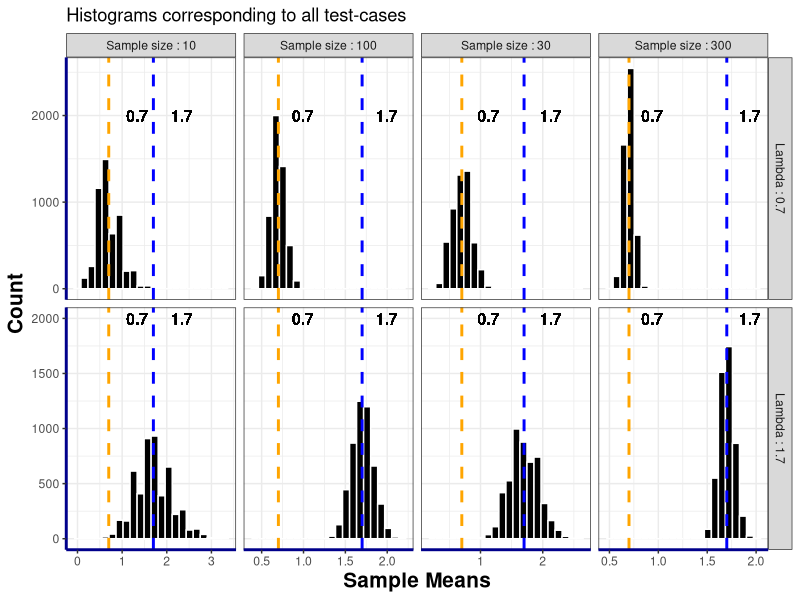
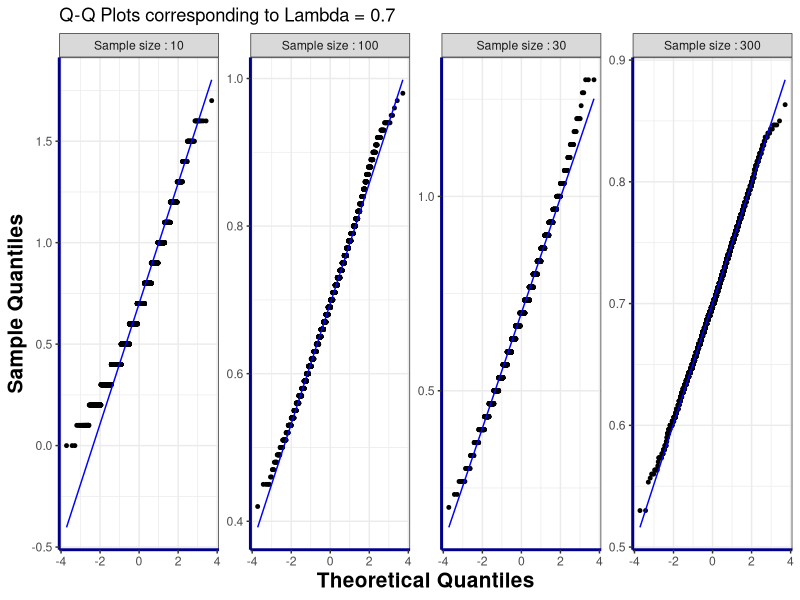
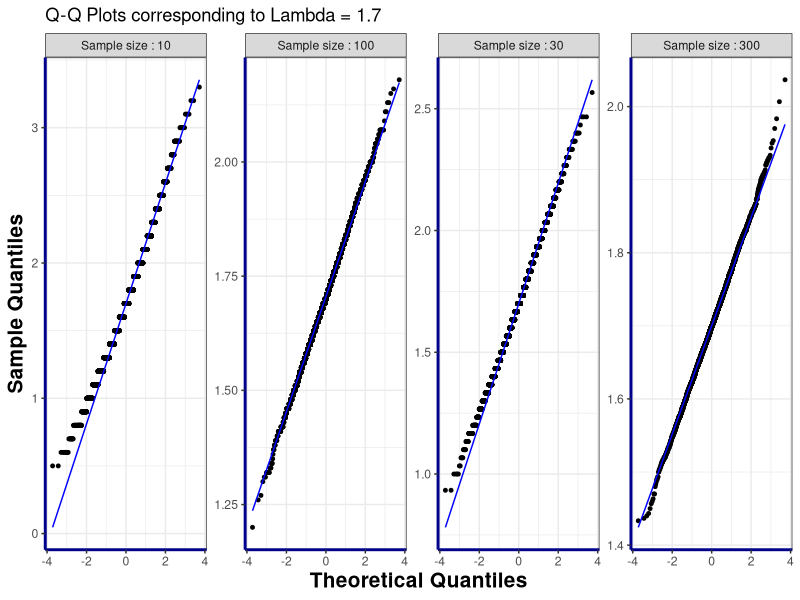
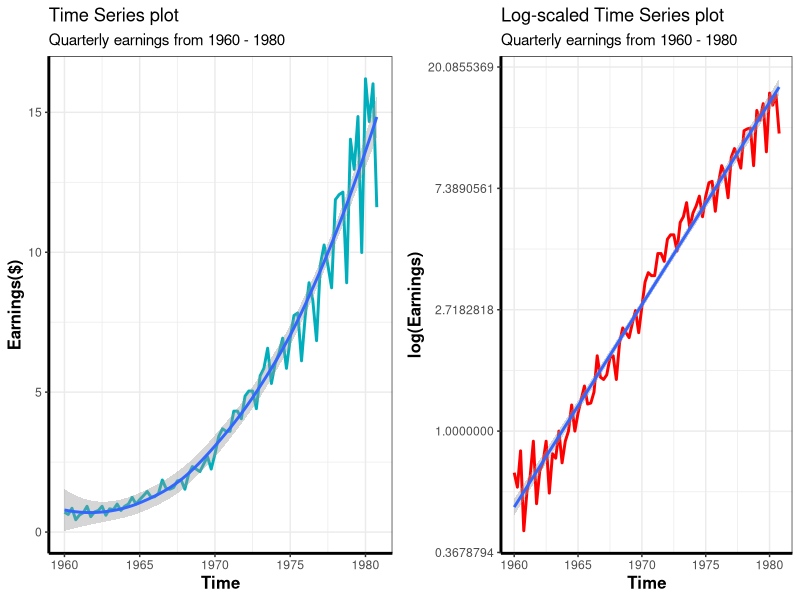
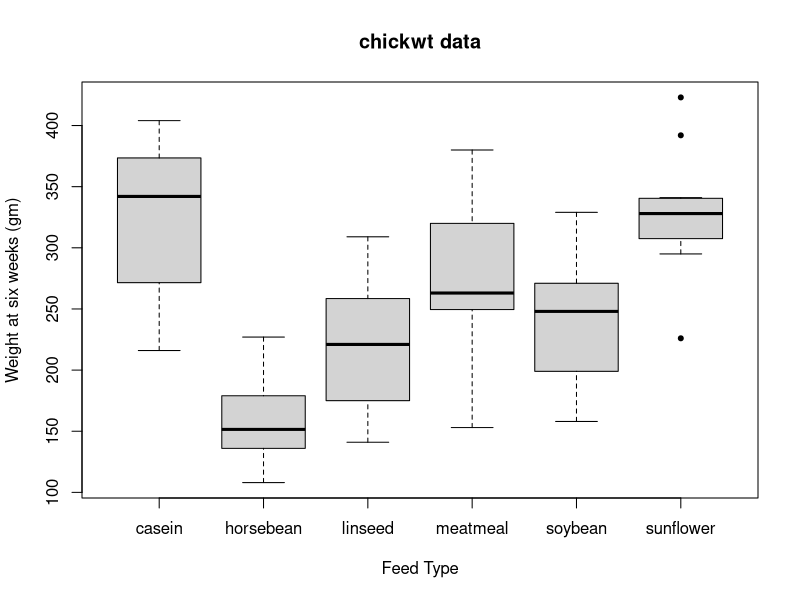
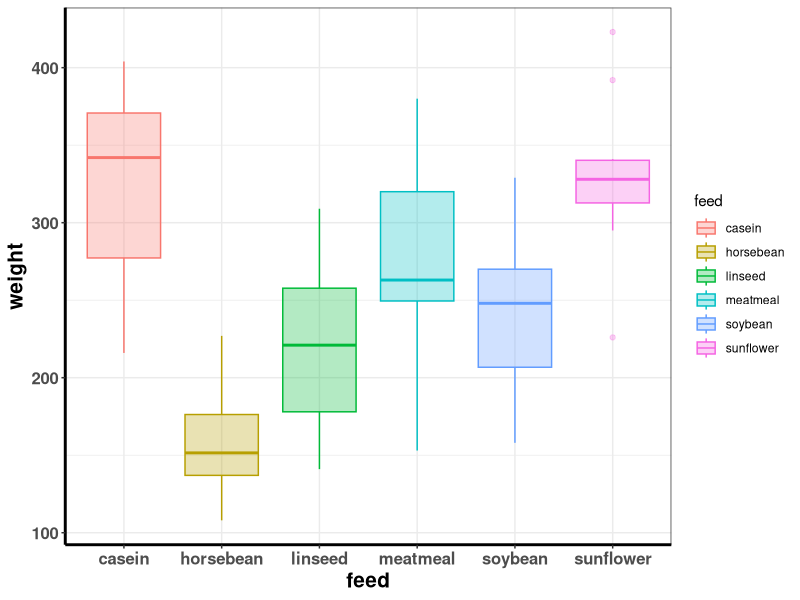
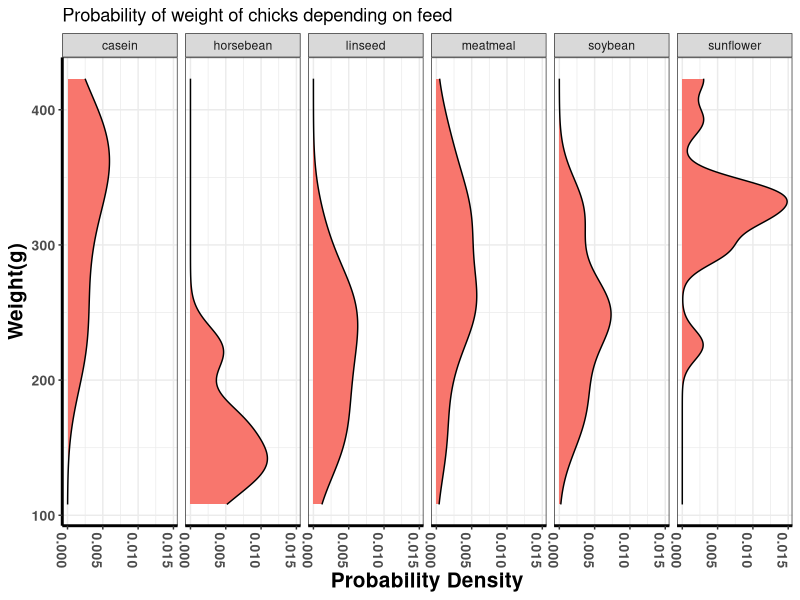
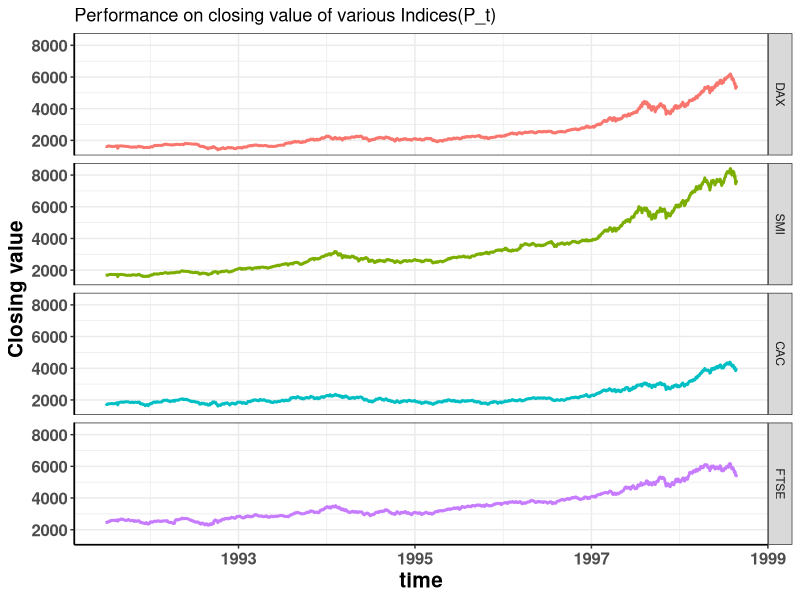

Write R code to recreate these figures, in order.
## ---- chunk 1
knitr::opts_chunk$set(echo = TRUE)
library(ggplot2)
library(gridExtra)
library(reshape2)
library(ggpubr)
library(formatR)
theme_set(theme_bw())
## ---- chunk 2
cumulative_df = data.frame(means = numeric(0), 
                samp_size = character(0), lambda = character(0))

problem_1 = function(lambda, sample_size, sim_size){
  samplings_mean_vec = replicate(sim_size,mean(rpois(sample_size,lambda)))
  samplings_mean_df = data.frame(samplings_mean_vec, 
        rep(paste("Sample size :", sample_size,sep = " "),sim_size), 
        rep(paste("Lambda :",lambda,sep = " "),sim_size))
  return(samplings_mean_df)
}

lambdas = c(0.7, 1.7)

test_cases = c(010,030,100,300)

simulation_size = 5000

for (lambda in lambdas){
  for (test in test_cases){
    cumulative_df = rbind(cumulative_df, problem_1(lambda,test,simulation_size))
  }
}
colnames(cumulative_df) = c('means', 'samp_size', 'lambda')

# Histigrams
print(ggplot(cumulative_df)+aes(x=means)+
  geom_histogram(color="white", fill="black",bins=22)+
  geom_vline(xintercept = 0.7, linetype="dashed", color="orange",size=1)+
  geom_vline(xintercept = 1.7, linetype="dashed", color="blue",size=1)+
  #facet_wrap(~samp_size, ncol=4)+
  facet_grid(lambda ~ samp_size, scales = "free")+
  theme(axis.line = element_line(colour = "darkblue", size = 1, 
                                 linetype = "solid"), 
        axis.title.x = element_text(face="bold",size=15), 
        axis.title.y = element_text(face="bold",size=15))+
  geom_text(aes(0.6,2000,label = 0.7, hjust=-1))+
  geom_text(aes(1.6,2000,label = 1.7, hjust=-1))+
  labs(title = "Histograms corresponding to all test-cases",x = "Sample Means",
       y="Count"))

#head(cumulative_df[cumulative_df$lambda=='Lambda : 0.7',])
# Q-Q Plots
for (lambda in lambdas){
  
  df = cumulative_df[cumulative_df$lambda==paste('Lambda :',lambda,sep = ' '),]
  
  print(ggplot(data=df, aes(sample = means))+geom_qq(size=1)+
    geom_qq_line(color = "blue")+
    facet_wrap(vars(samp_size), scales = "free_y",nrow = 1)+
    theme(axis.line = element_line(colour = "darkblue", size = 1, 
                                   linetype = "solid"), 
          axis.title.x = element_text(face="bold",size=15), 
          axis.title.y = element_text(face="bold",size=15))+
    labs(title = paste('Q-Q Plots corresponding to Lambda =',lambda,sep = ' '),
         x = "Theoretical Quantiles", y = "Sample Quantiles"))
}
## ---- chunk 3
head(JohnsonJohnson)
## ---- chunk 4
problem_2 = function(){
  jj_earnings_df = data.frame(time = time(JohnsonJohnson), 
                              earnings = JohnsonJohnson)
  
  line = ggplot(data = jj_earnings_df, aes(x = time, y = earnings)) + 
    geom_line(color = "#00AFBB", size = 1)+
    geom_smooth()+
    theme(axis.line = element_line(colour = "black", size = 1, 
                                   linetype = "solid"), 
          axis.title.x = element_text(face="bold",size=12), 
          axis.title.y = element_text(face="bold",size=12))+
    labs(title = "Time Series plot",
         subtitle = "Quarterly earnings from 1960 - 1980",
         x = "Time", 
         y = "Earnings($)")
  
  log = ggplot(data = jj_earnings_df, aes(x = time, y = earnings)) + 
    geom_line(color = "red", size = 1) + scale_y_continuous(trans = "log")+
    geom_smooth(method = "lm")+
    theme(axis.line = element_line(colour = "black", size = 1, 
                                   linetype = "solid"), 
          axis.title.x = element_text(face="bold",size=12), 
          axis.title.y = element_text(face="bold",size=12))+
    labs(title = "Log-scaled Time Series plot",
         subtitle = "Quarterly earnings from 1960 - 1980",
         x = "Time", 
         y = "log(Earnings)")
  
  figure = ggarrange(line, log, ncol = 2)
  return(figure)
}
print(problem_2())
## ---- chunk 5
boxplot(weight~feed,data=chickwts,pch=20
        ,main = "chickwt data"
        ,ylab = "Weight at six weeks (gm)"
        ,xlab = "Feed Type")
## ---- chunk 6
problem_3 = function(){
  chickwts_df = data.frame(chickwts)
  
  #
  print(ggplot(chickwts_df, aes(x = feed, y = weight, fill=feed))+
          aes(color = feed)+
          geom_boxplot(alpha=0.3)+
          theme(axis.line = element_line(colour = "black", size = 1, 
                                         linetype = "solid"), 
                axis.title.x = element_text(face="bold",size=15), 
                axis.title.y = element_text(face="bold",size=15),
                axis.text.x = element_text(face = "bold",size = 12),
                axis.text.y = element_text(face = "bold",size = 12)))
  
  # Probability densities
  print(ggplot(chickwts_df)+
          geom_density(aes(y=weight, fill="f8766d"))+
          facet_grid(~feed)+
          theme(axis.line = element_line(colour = "black", size = 1, 
                                         linetype = "solid"), 
                axis.title.x = element_text(face="bold",size=15), 
                axis.title.y = element_text(face="bold",size=15),
                axis.text.x = element_text(angle = -90,face = "bold",size = 10),
                axis.text.y = element_text(face = "bold",size = 10),
                legend.position="none") +
          
          labs(title = "Probability of weight of chicks depending on feed",
               x = "Probability Density", 
               y = "Weight(g)"))
}
problem_3()
## ---- chunk 7
head(EuStockMarkets)
## ---- chunk 8
time = data.frame(time = time(EuStockMarkets))
data = data.frame(EuStockMarkets)
n = nrow(data)

for(i in 1:4){
  temp_dr = c(0)
  temp_inv = c(1000)
  for(j in 2:n){
    k = log(data[j,i]/data[j-1,i])
    temp_dr = c(temp_dr,k)
    temp_inv = c(temp_inv,temp_inv[j-1]*exp(k))
  }

  if(i==1){
    dr_df = data.frame(IDX_dr = temp_dr)
    investment_df = data.frame(IDX_inv = temp_inv)
  }
  else{
    dr_df[paste(names(data)[i], 'dr', sep = '_')] = data.frame(temp_dr)
    investment_df[paste(names(data)[i], 'inv', sep = '_')] = data.frame(temp_inv)
  }
}

inv_melt=melt(cbind(time,investment_df),id=c('time'),value.name = "value")

pt_melt = melt(cbind(time, data), id = c("time"), value.name = "value")

dr_melt = melt(cbind(time, dr_df), id = c("time"), value.name = "value")
## ---- chunk 9
print(ggplot(pt_melt)+aes(x=time, y=value)+
  geom_line(aes(color=variable),size=1)+
  facet_grid(vars(variable))+
  labs(title = "Performance on closing value of various Indices(P_t)", 
       y = "Closing value")+
  theme(axis.line = element_line(colour = "black", size = 0.6, 
                                 linetype = "solid"), 
        axis.title.x = element_text(face="bold",size=15), 
        axis.title.y = element_text(face="bold",size=15),
        axis.text.x = element_text(face = "bold",size = 12),
        axis.text.y = element_text(face = "bold",size = 12),
        legend.position = "none"))
## ---- chunk 10
print(ggplot(dr_melt)+aes(x=time, y=value)+
  geom_line()+
  geom_point(alpha=0.3,aes(colour=value>0))+
  facet_grid(vars(variable))+
  labs(title = "Performance on daily return of various Indices(r_t)", 
       y = "log(ratio of consecutive day values)")+
  theme(axis.line = element_line(colour = "black", size = 0.6, 
                                 linetype = "solid"), 
        axis.title.x = element_text(face="bold",size=15), 
        axis.title.y = element_text(face="bold",size=15),
        axis.text.x = element_text(face = "bold",size = 12),
        axis.text.y = element_text(face = "bold",size = 12)))
## ---- chunk 11
print(ggplot(pt_melt)+aes(x=value)+
  geom_histogram(aes(color=variable),bins=50)+
  facet_grid(vars(variable))+
  labs(title = 
         "Deviation of closing value of various indices from its centrality", 
       y = "Count",x="Closing Value")+
  theme(axis.line = element_line(colour = "black", size = 0.6, 
                                 linetype = "solid"), 
        axis.title.x = element_text(face="bold",size=15), 
        axis.title.y = element_text(face="bold",size=15),
        axis.text.x = element_text(face = "bold",size = 12),
        axis.text.y = element_text(face = "bold",size = 12),
        legend.position = "none"))
## ---- chunk 12
print(ggplot(dr_melt)+aes(x=value)+
  geom_histogram(aes(color=variable),bins=40)+
  facet_grid(vars(variable))+
  geom_vline(xintercept = 0, linetype="dashed", color="orange",size=1)+
  labs(title = 
         "Count of daily return of various indices", 
       y = "Count",x="Daily return")+
  theme(axis.line = element_line(colour = "black", size = 0.6, 
                                 linetype = "solid"), 
        axis.title.x = element_text(face="bold",size=15), 
        axis.title.y = element_text(face="bold",size=15),
        axis.text.x = element_text(face = "bold",size = 12),
        axis.text.y = element_text(face = "bold",size = 12),
        legend.position = "none"))
## ---- chunk 13
print(ggplot(inv_melt, aes(x = time, y = value)) + 
  geom_line(aes(color = variable, linetype = "solid"),size=1)+
  labs(title = 
         "Performance comparision of various Indices b/w 1991-'99", 
       y = "Absolute Monetery value($)",x="Time")+
  theme(axis.line = element_line(colour = "black", size = 0.6, 
                                 linetype = "solid"), 
        axis.title.x = element_text(face="bold",size=13), 
        axis.title.y = element_text(face="bold",size=13),
        axis.text.x = element_text(face = "bold",size = 12),
        axis.text.y = element_text(face = "bold",size = 12)))
